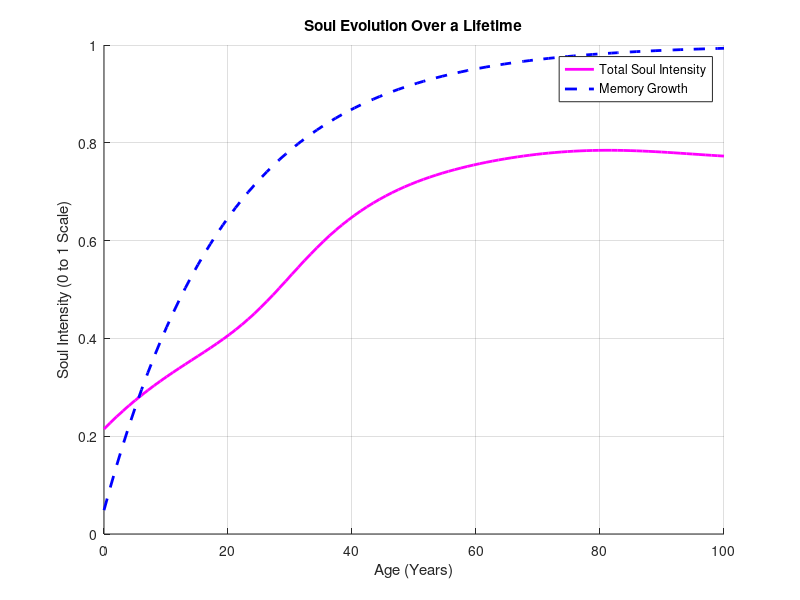

Write MATLAB code to recreate this figure.
clc; clear; close all;

% Time Simulation (e.g., years of a person's life)
time_steps = 100; 
t = linspace(0, 100, time_steps); % From birth to 100 years

% Initial Parameters for Soul Components (0 to 1 Scale)
P = 0.5; % Personality
M = 0.6; % Moral Code
C = 0.7; % Consciousness
E = 0.2; % Memories (Starts low, grows over time)

% Weight Factors for Soul Components
w_P = 0.3; % How much Personality matters
w_M = 0.25; % How much Morality matters
w_C = 0.2; % How much Consciousness matters
w_E = 0.25; % How much Memories shape the soul

% Initialize Arrays for Growth Over Time
soul_evolution = zeros(1, time_steps);
memory_growth = zeros(1, time_steps);

% Soul Evolution Over Time
for i = 1:time_steps
    % Simulate Personality Stabilization
    P = 0.5 + 0.3 * tanh((i - 30) / 10); % Becomes stable around 30

    % Moral Code Grows & Stabilizes
    M = 0.3 + 0.3 * tanh((i - 40) / 15); % Strengthens with life experience

    % Consciousness remains stable but fluctuates slightly
    C = 0.7 + 0.05 * sin(i / 10); % Small variations in self-awareness

    % Memory Grows Over Time
    E = 1 - exp(-i / 20); % As time progresses, memory accumulates

    % Compute Total Soul Intensity
    S = w_P * P + w_M * M + w_C * C + w_E * E;
    soul_evolution(i) = S;
    memory_growth(i) = E;
end

% Plot the Results
figure;
hold on;
plot(t, soul_evolution, 'm-', 'LineWidth', 2);
plot(t, memory_growth, 'b--', 'LineWidth', 2);
xlabel('Age (Years)');
ylabel('Soul Intensity (0 to 1 Scale)');
title('Soul Evolution Over a Lifetime');
legend({'Total Soul Intensity', 'Memory Growth'}, 'Location', 'Best');
grid on;
hold off;
